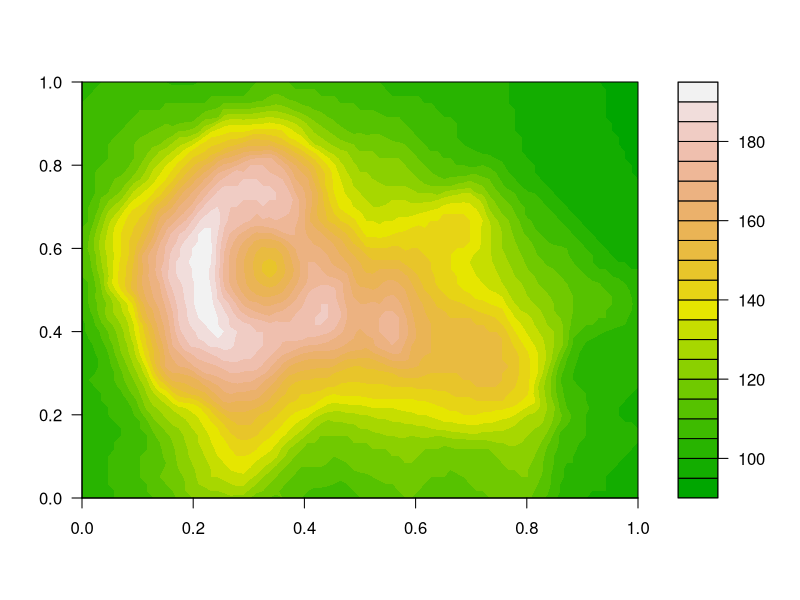
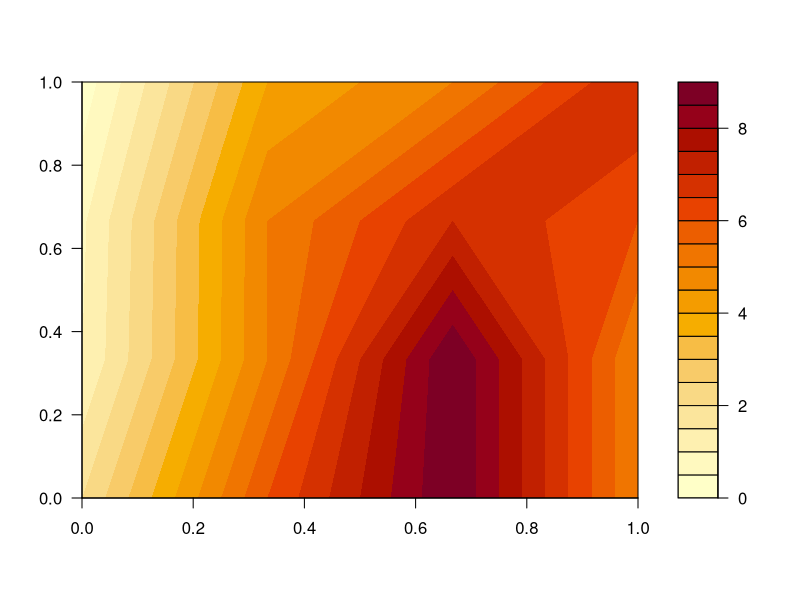
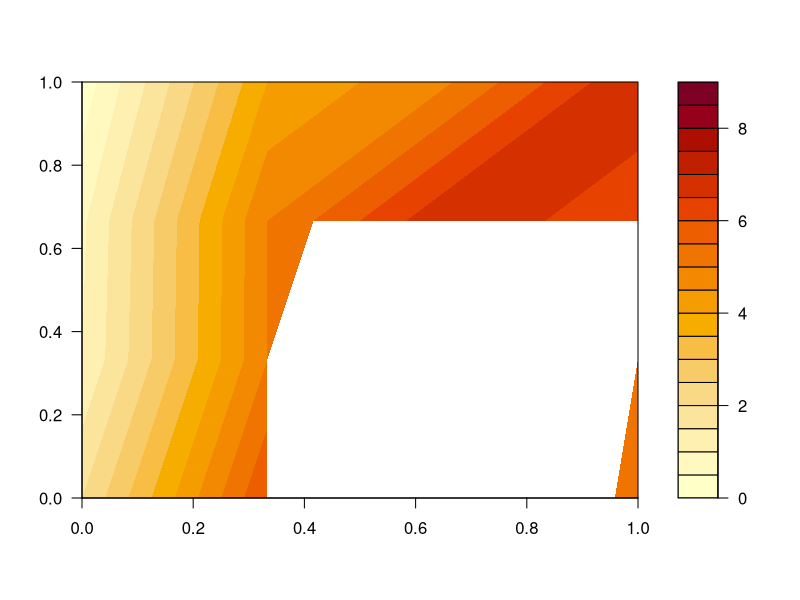
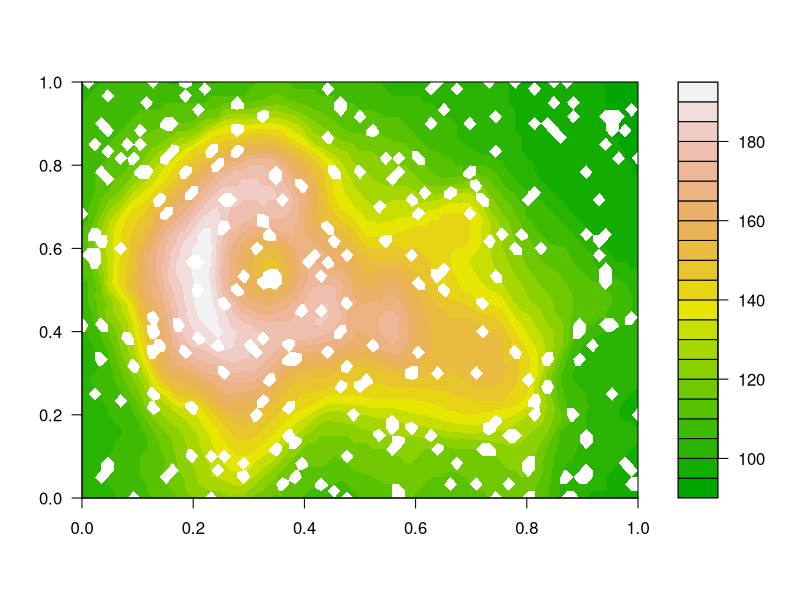
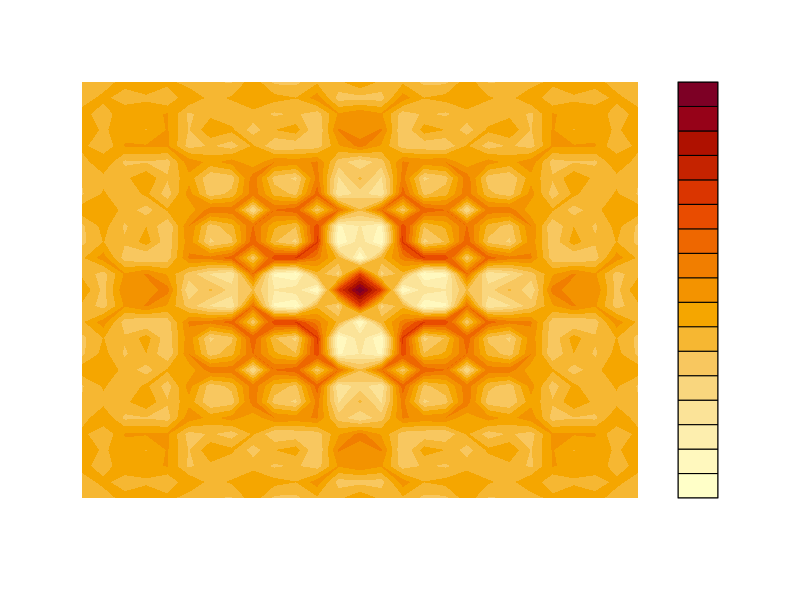
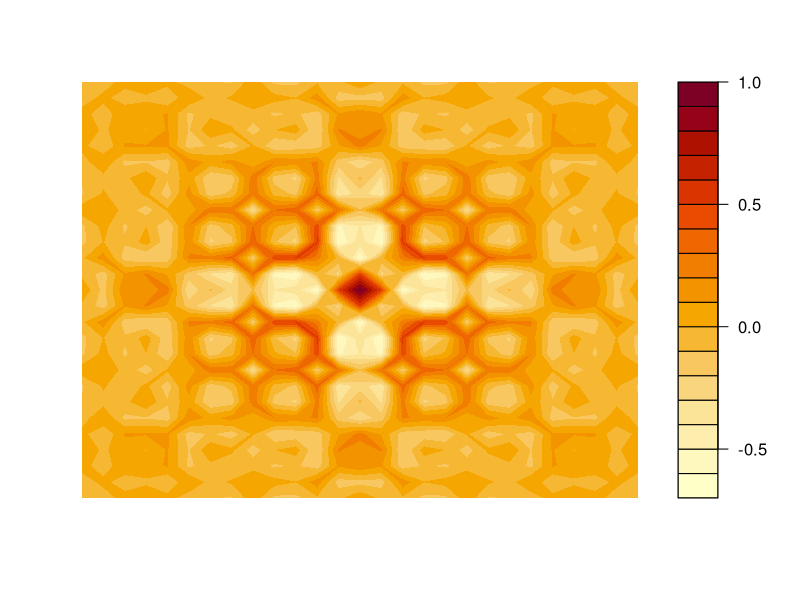
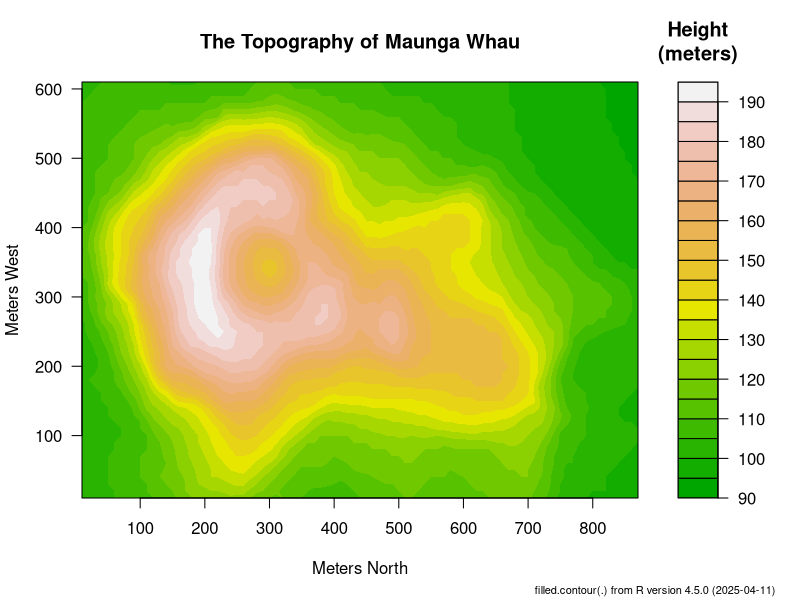
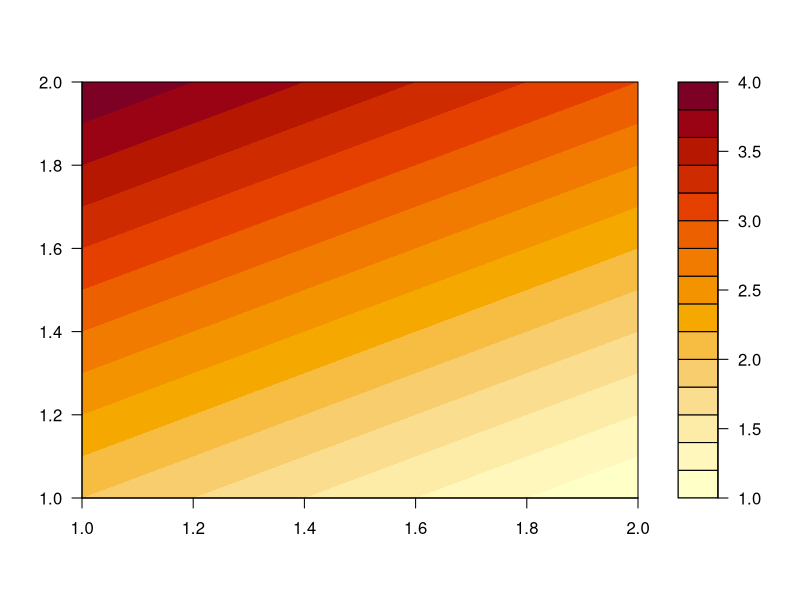

These figures' R source, in order: (Note: this script raises an error after producing the figures.)
# contour plots like those in JMP
# February 2015

require(dplyr)
require(lattice)

# what's the right function?


# try filled.conour
# examples
filled.contour(volcano,color=terrain.colors)
filled.contour(z=matrix(c(2,1,0.9,0.2,6,5,5,4,9,9,7,5,5,5,6,7),nrow=4,ncol=4,byrow=TRUE))
filled.contour(z=matrix(c(2,1,0.9,0.2,6,5,5,4,9,NA,7,5,5,5,6,7),nrow=4,ncol=4,byrow=TRUE)) # NA handling
# make 5% of volcano's data 
abc<-volcano
abc[sample(seq(length(volcano)),floor(length(volcano)*0.05))]<-NA
filled.contour(abc,color=terrain.colors) # NA handling
## Persian Rug Art:
x <- y <- seq(-4*pi, 4*pi, len = 27)
r <- sqrt(outer(x^2, y^2, "+"))
filled.contour(cos(r^2)*exp(-r/(2*pi)), axes = FALSE)
## rather, the key *should* be labeled:
filled.contour(cos(r^2)*exp(-r/(2*pi)), frame.plot = FALSE,
               plot.axes = {})
# bigger volcano
x <- 10*1:nrow(volcano)
y <- 10*1:ncol(volcano)
filled.contour(x, y, volcano, color = terrain.colors,
               plot.title = title(main = "The Topography of Maunga Whau",
                                  xlab = "Meters North", ylab = "Meters West"),
               plot.axes = { axis(1, seq(100, 800, by = 100))
                             axis(2, seq(100, 600, by = 100)) },
               key.title = title(main = "Height\n(meters)"),
               key.axes = axis(4, seq(90, 190, by = 10)))  # maybe also asp = 1
mtext(paste("filled.contour(.) from", R.version.string),
      side = 1, line = 4, adj = 1, cex = .66)

# try sample data
cz<-matrix(c(2,1,4,3),nrow=2,ncol=2)
cx<-c(1,2)
cy<-c(1,2)
filled.contour(cx,cy,cz)

# verdit - can't handle NAs or gaps in data.  seems to require equally spaced measurements across the range
#### 

# try contour/level plot from lattice
x <- seq(pi/4, 5 * pi, length.out = 100)
y <- seq(pi/4, 5 * pi, length.out = 100)
r <- as.vector(sqrt(outer(x^2, y^2, "+")))
grid <- expand.grid(x=x, y=y)
grid$z <- cos(r^2) * exp(-r/(pi^3))
levelplot(z~x*y, grid, cuts = 50, scales=list(log="e"), xlab="",
          ylab="", main="Weird Function", sub="with log scales",
          colorkey = FALSE, region = TRUE)
# set 5% of data to NA
grid$z[sample(seq(length(grid$z)),floor(length(grid$z)*0.05))]<-NA
levelplot(z~x*y,grid,cuts=50,scales=list(log="e"))

setwd("C:/Users/tmbae_000/Desktop/programming/contours")
imbal<-read.csv("MaintSupport.csv")
# the data is a data frame - make into a matrix
with(imbal[which(imbal$GeoLoc=="Okinawa"),],levelplot(UtilDiff~OrgPerc*NumPend))
# well that sucks
# try the strategy here: locally weighted regression
# http://www.wekaleamstudios.co.uk/posts/displaying-data-using-level-plots/

# fit separate loess for each Geographic Location
OkiLwr1<-loess(UtilDiff~OrgPerc*NumPend,data=imbal[which(imbal$GeoLoc=="Okinawa"),],degree=1,span=0.25) # span controls smoothing - default is 0.75
OkiLwr2<-loess(UtilDiff~OrgPerc*NumPend,data=imbal[which(imbal$GeoLoc=="Okinawa"),],degree=2,span=0.25)
OkiConPts<-expand.grid(list("OrgPerc"=seq(min(filter(imbal,GeoLoc=="Okinawa")$OrgPerc),max(filter(imbal,GeoLoc=="Okinawa")$OrgPerc),
                               (max(filter(imbal,GeoLoc=="Okinawa")$OrgPerc)-min(filter(imbal,GeoLoc=="Okinawa")$OrgPerc))/200),
                         "NumPend"=seq(min(filter(imbal,GeoLoc=="Okinawa")$NumPend),max(filter(imbal,GeoLoc=="Okinawa")$NumPend),
                               (max(filter(imbal,GeoLoc=="Okinawa")$NumPend)-min(filter(imbal,GeoLoc=="Okinawa")$NumPend))/200))) # 201 on each axis 
# predict the z at each and attach to Points for Plotting
Okiz1<-predict(OkiLwr1,newdata=OkiConPts)
OkiConPts$Okiz1<-as.numeric(Okiz1)
Okiz2<-predict(OkiLwr2,newdata=OkiConPts)
OkiConPts$Okiz2<-as.numeric(Okiz2)

# now try the lattice levelplot again
levelplot(Okiz1~OrgPerc*NumPend,data=OkiConPts) # first order
levelplot(Okiz2~OrgPerc*NumPend,data=OkiConPts) # second order



# find minimum and maximum % org for each Pendleton
imbalBound<-data.frame(group_by(imbal,NumPend) %>% summarise("minOrgP"=min(OrgPerc),"maxorgp"=max(OrgPerc)))

# other notes
# use expand.grid to build out a matrix
expand.grid("%Org"=c(1,2,3),"Pen"=c(4,5,6))
str(expand.grid("%Org"=c(1,2,3),"Pen"=c(4,5,6)))
